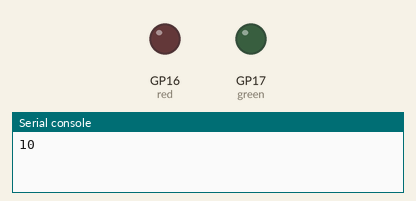
Bench run of a program on a simulated Raspberry Pi Pico running CircuitPython. On the bench: output pins drawn as LEDs (lit = HIGH), the last lines printed to the serial console.

Above: at 0.3 s.
At 5.1 s:
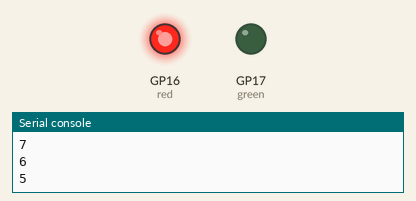
At 10.1 s:
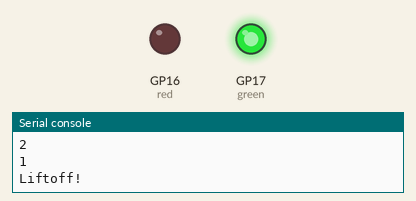
Timing chart, 0 to 11.6 s (numbered marks = the images above):
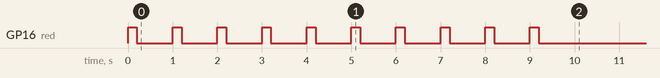

The program:

part2.py
```python
import time
import board
import digitalio

red = digitalio.DigitalInOut(board.GP16)
green = digitalio.DigitalInOut(board.GP17)
red.direction = digitalio.Direction.OUTPUT
green.direction = digitalio.Direction.OUTPUT

for i in range(10, 0, -1): # countdown
    print(i)
    red.value = True
    time.sleep(.2)
    red.value = False
    time.sleep(.8)

green.value = True #launch
print("Liftoff!")

while True:
    pass # infinite loop to keep the light on; it autoresets otherwise
```
